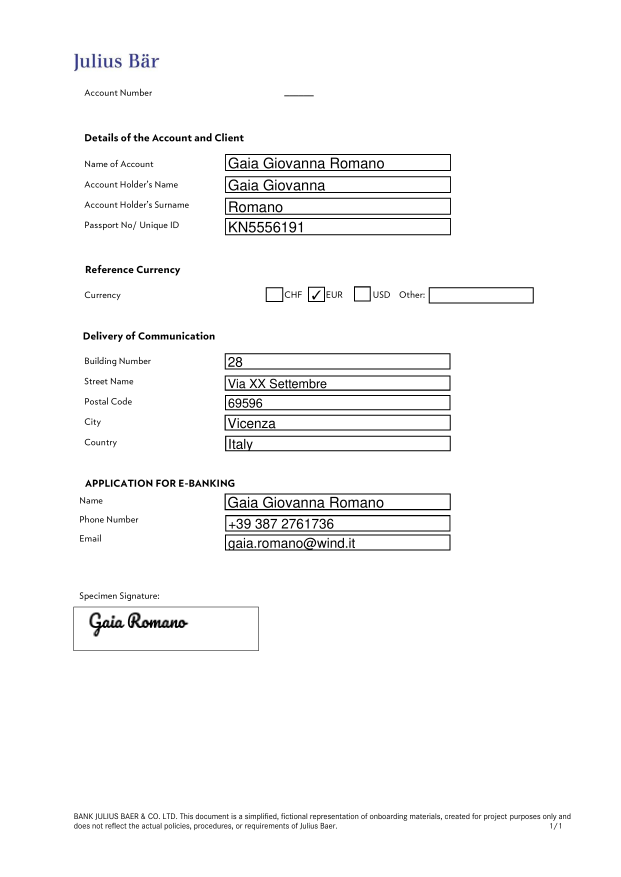
#> input picture temp_document_image.png, 2481 x 3508 px (shown at 1/4 size)
$ python -i 'ª.py'   (imports and definitions only)
#> lines starting #> are read from the running program, lines starting #| are printed output that depends on the picture; after the words box and inside, x2 and y2 are one past the last pixel; in counts of white or black regions, pixels touching at a corner belong together
import cv2
import numpy as np
import os
from pdf2image import convert_from_path

# [9 lines left out: function pdf_to_image, not called in this run]

def preprocess_signature(img, margin=10, min_area=50):
    """Preprocess a signature image."""
#> called with margin = 10, min_area = 50
    if img is None or img.size == 0:
        return None

    img_eq = cv2.equalizeHist(img)
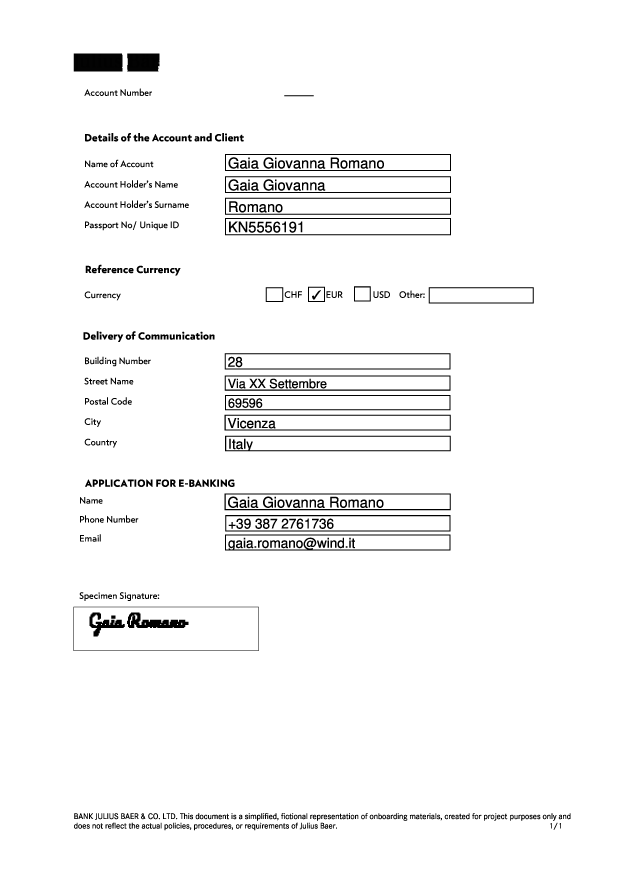
#> img_eq: shape (3508, 2481) (shown at 1/4 size); min 0, max 255, mean 246.5
    blurred = cv2.GaussianBlur(img_eq, (3, 3), 0)

    thresh = cv2.adaptiveThreshold(blurred, 255,
                                   cv2.ADAPTIVE_THRESH_GAUSSIAN_C,
                                   cv2.THRESH_BINARY_INV, 35, 6)
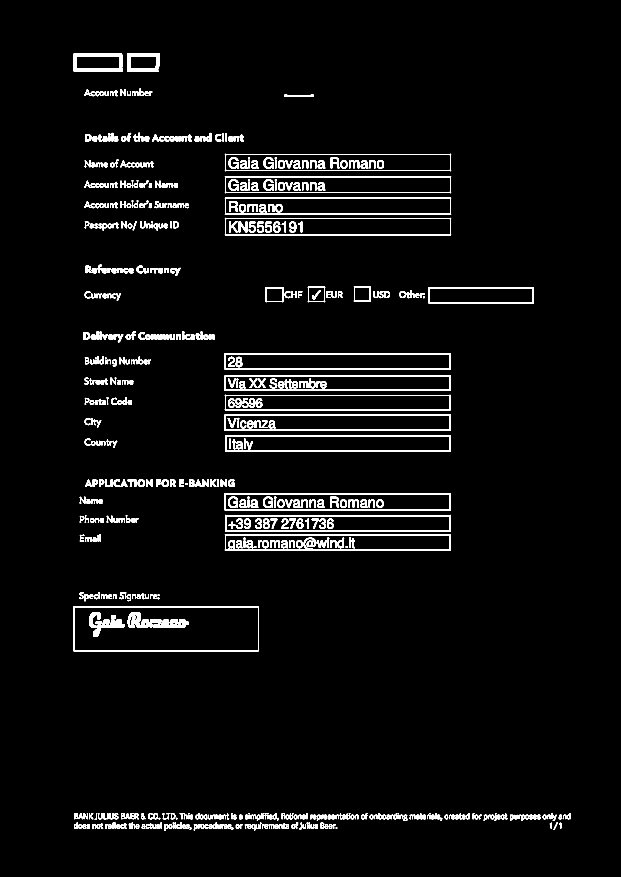
#> thresh: shape (3508, 2481) (shown at 1/4 size); 3.3% white; 659 white regions (1 under 20 px), largest, box (x1, y1, x2, y2) and area: (899, 2137, 1803, 2203) 9334, (898, 1973, 1804, 2042) 8678, (900, 2059, 1803, 2127) 8577

    thresh = cv2.dilate(thresh, np.ones((2,2), np.uint8), iterations=1)
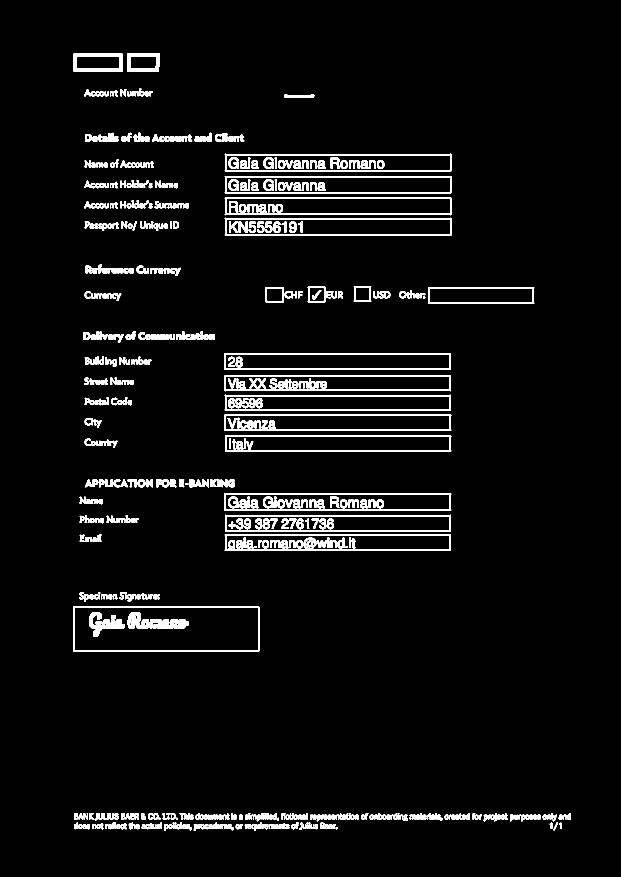
#> thresh: shape (3508, 2481) (shown at 1/4 size); 4.1% white; 639 white regions

    contours, _ = cv2.findContours(thresh, cv2.RETR_EXTERNAL, cv2.CHAIN_APPROX_SIMPLE)
#> contours = 501 contours; largest, box (x1, y1, x2, y2) and area: (293, 2426, 1037, 2606) 132995, (899, 871, 1806, 943) 62394, (899, 615, 1806, 686) 61492, (899, 790, 1806, 861) 61490, (898, 1973, 1805, 2043) 60647
    contours = [c for c in contours if cv2.contourArea(c) > min_area]
#> contours = 470 contours; largest, box (x1, y1, x2, y2) and area: (293, 2426, 1037, 2606) 132995, (899, 871, 1806, 943) 62394, (899, 615, 1806, 686) 61492, (899, 790, 1806, 861) 61490, (898, 1973, 1805, 2043) 60647

    if not contours:
        print("Warning: No significant contours found in preprocess. Returning blurred image.")
        return blurred

    x, y, w, h = cv2.boundingRect(np.concatenate(contours))
#> x = 293; y = 214; w = 1991; h = 3109
    x, y = max(0, x - margin), max(0, y - margin)
#> x = 283; y = 204
    cropped = img[y:y+h+margin, x:x+w+margin]
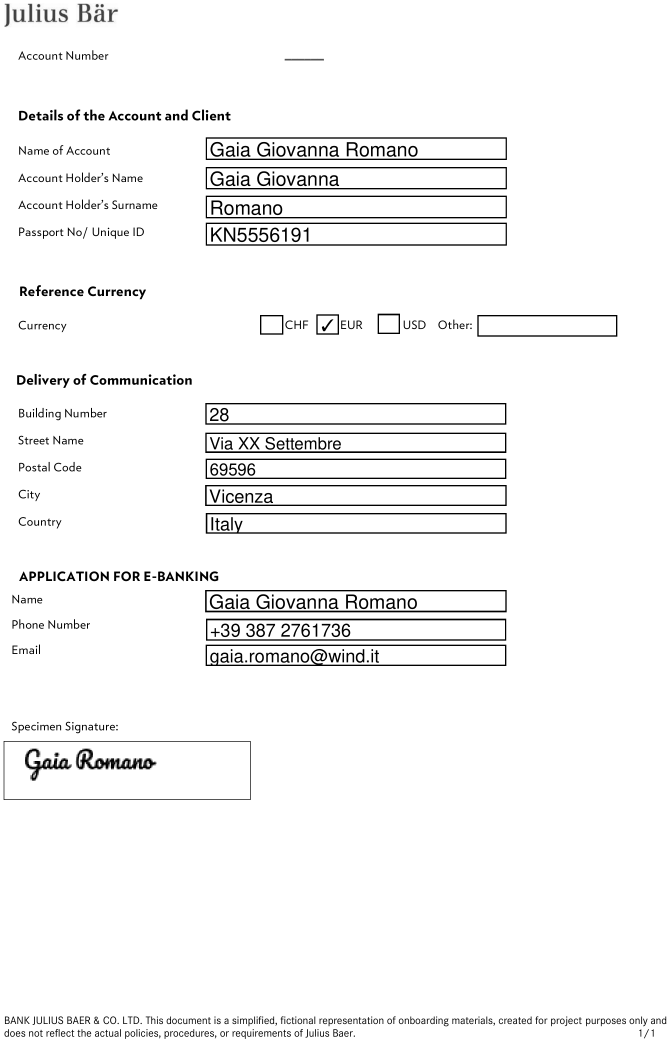
#> cropped: shape (3119, 2001) (shown at 1/3 size); min 0, max 255, mean 245.5

    if cropped.size == 0:
        print("Warning: Empty crop in preprocess. Returning blurred image.")
        return blurred

    return cropped

# [167 lines left out: functions crop, normalize_size, compare_signatures, extract_signature, main, not called in this run]

# [16 lines not run here, left out]

>>> import cv2
>>> picture = cv2.imread('temp_document_image.png', cv2.IMREAD_GRAYSCALE)
>>> result = preprocess_signature(picture)
